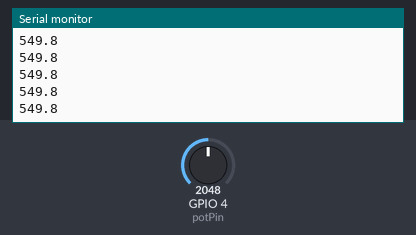
The sketch below on a simulated ESP32. Parts: the last lines printed to the serial monitor. The test bench sets the inputs (shaded band); at power-on: GPIO 4 (potPin) = 2048 (analog values on the 0–4095 scale).

Above: at 2.2 s.
2.3 s: GPIO 4 (potPin) set to 2866
At 3.0 s:
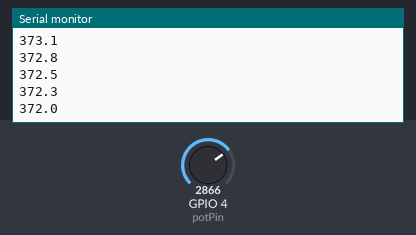
3.8 s: GPIO 4 (potPin) set to 3603
At 4.6 s:
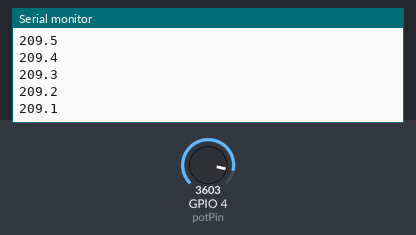
Timing chart, 0 to 6.8 s (numbered marks = the images above; inputs shaded):
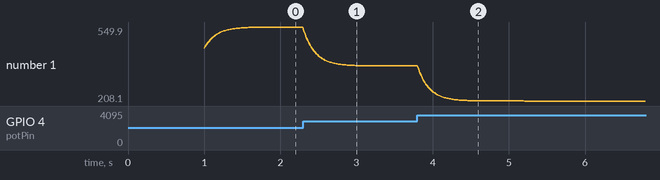

Measured:
- after the input at 2.3 s, the serial monitor: prints a new line at once (image 1)
- plotted number 1: 549.9 → 370.1 after the input at 2.3 s

The sketch:

knob.ino
```cpp
// ESP32 Potentiometer Controller (GPIO 4)
const int potPin = 4;

const float MIN_FREQ = 100.0;
const float MAX_FREQ = 1000.0;

// Smoothing factor (0.05 to 1.0) - reduces analog jitter
const float SMOOTHING = 0.1;
float smoothed_freq = 440.0;

void setup() {
  Serial.begin(115200);
  analogReadResolution(12); // Ensure full 12-bit range (0 - 4095)
  delay(1000);
}

void loop() {
  int raw = analogRead(potPin);

  // Inverted: 4095 - raw flips the direction (0 yields 1000.0, 4095 yields 100.0)
  float target_freq = MIN_FREQ + ((float)(4095 - raw) / 4095.0) * (MAX_FREQ - MIN_FREQ);

  // Apply exponential smoothing
  smoothed_freq = (smoothed_freq * (1.0 - SMOOTHING)) + (target_freq * SMOOTHING);

  // Send frequency to Odin application over Serial
  Serial.println(smoothed_freq, 1);

  delay(16); // ~60 Hz update rate
}
```
